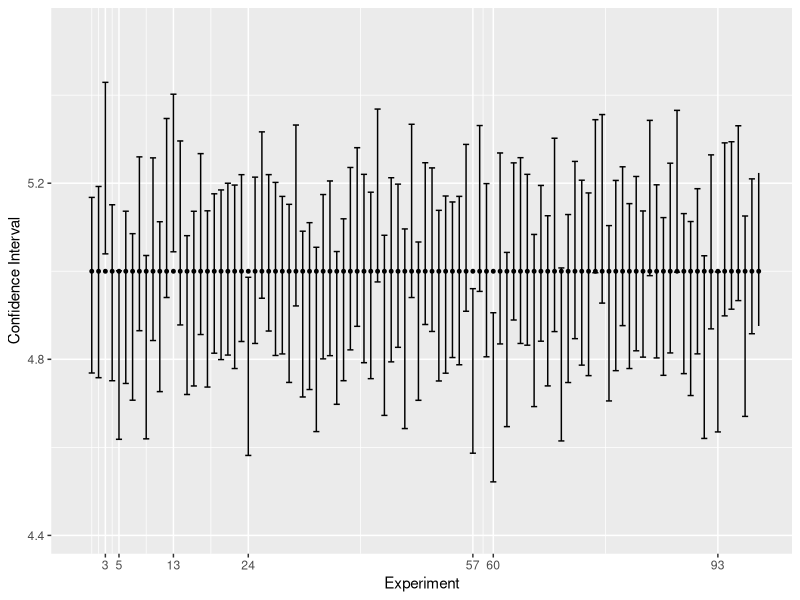

The R script that drew this image:

setwd("~/Documents/StatisticalLearning/")

graphics.off()

rm(list = ls())

N = 1e5

trueMean = 5

noise = rnorm(N)

population = trueMean + noise
populationMean = mean(population)
populationStd = sd(population)

n = 100

scale = 1.959964

runs = 1e4

confInterval = matrix(0, runs, 2)

count = 0

outIdx = numeric(0)

for(kk in 1:runs) {
  
  sampled = sample(population, n)
  sampleMean = mean(sampled)
  sampleStd = sd(sampled)
  
  marginError = scale * sampleStd/sqrt(n);
  
  confInterval[kk, ] = c(sampleMean-marginError, sampleMean+marginError)
  
  if (confInterval[kk,1] < populationMean && confInterval[kk,2] > populationMean) {
    count = count + 1;
  } else {
    outIdx = c(outIdx, kk)
  }
  
}

probability = count/runs*100

cat("The probability that the sample mean falls between an error margin is: ", probability)

confInterval <- data.frame(confInterval)

colnames(confInterval) = c("lower", "upper")

confInterval$idx = 1:runs

confInterval = confInterval[, c("idx", "lower", "upper")]

confInterval$trueMean = trueMean

require(ggplot2)
p2 = ggplot(confInterval, aes(x = idx, y = trueMean)) +
  geom_point(size = 1) +
  geom_errorbar(aes(ymax = upper, ymin = lower)) +
  xlab("Experiment") + ylab("Confidence Interval") + 
  scale_x_continuous(limits = c(0, 99), breaks = outIdx)
  #xlim(0, 100) + ylim(trueMean - 0.5, trueMean + 0.5)
